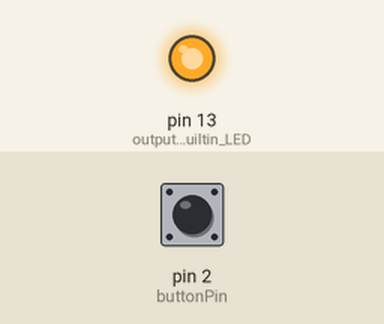
Simulated run of this sketch. Board: Arduino Uno, built with avr-gcc and run on an emulated ATmega328P. Shown: output pins drawn as LEDs (lit = HIGH). Inputs (shaded band) come from the test bench; at power-on: pin 2 (buttonPin) LOW. What the sketch prints to the serial monitor is not drawn.

Above: at 0.1 s.
At 1.2 s:
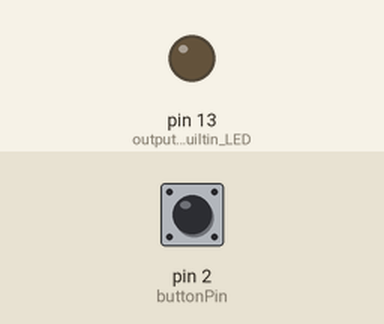
1.3 s: pin 2 (buttonPin) pulled HIGH for 0.15 s
2.9 s: pin 2 (buttonPin) pulled HIGH for 1 s
Timing chart, 0 to 5.9 s (numbered marks = the images above; inputs shaded):
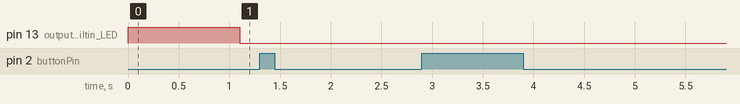

The sketch:

BTJS_Arduino_Unity_Single_Byte.ino
```cpp
 ////////////////////////////////////////////////////////////////////////
//    BTJS Arduino Unity Example                                      //
//    Kaho Abe 3/3/2018                                               //
////////////////////////////////////////////////////////////////////////
//    -- push button at pin 2 similar to the Arduino BUTTON example   //
//    -- LED attached to pin 13, or use the builtin LED               //
////////////////////////////////////////////////////////////////////////


///////////////////////// THE VARIABLES ///////////////////////////////
//button variables
const int buttonPin = 2;     // the number of the pushbutton pin
int buttonState = 0;         // variable for reading the pushbutton status

//LED variables
int ledMsg;                 //where the
int duration = 1000;        //duration of the timer that turns off LED after a certain time
long startTime;             //where the start time of the timer will be stored
long currentTime;           //where the current time is stored
boolean yellow = false;


///////////////////////// THE SETUP ///////////////////////////////
// the setup function runs once in the beginning ok
void setup() {
  pinMode(LED_BUILTIN, OUTPUT); //output at builtin LED, or pin 13
  Serial.begin(115200);       //begins serial communication at baud rate 9600
}


/////////////////////// THE LOOP ///////////////////////////////
// the loop function runs over and over again forever, ever, ever....
void loop() {
  read();
  send();
  delay(100);               //important to not overwhelm unity
}


//////////////////////// THE FUNCTIONS ///////////////////////////////
void read(){
  if (Serial.available()) { //If anything comes in Serial
    ledMsg = Serial.read(); //read it and save in ledMsg
    if (ledMsg ==255) {     //if the message received is 255
        if (yellow == false) {
 digitalWrite(LED_BUILTIN, HIGH); //turn on the LED
        yellow = true;
        }
        else{

 digitalWrite(LED_BUILTIN, LOW); //turn on the LED
        yellow=false;
        }

      startTime = millis(); //start the timer
    }
  }
  checkTime();              //check the timer
}

void send(){
  pushButton();
}


void pushButton(){
//checks if button is pressed
  buttonState = digitalRead(buttonPin); //reads buttonPin
  //if button is pressed
  if (buttonState == HIGH) { //when button is being pressed
    Serial.write(1);          //writes in serial communications 1
  }
}


void checkTime() {            //function that checks timer
  currentTime = millis();     //finds what time it is
  // Serial.println(currentTime-startTime); //FOR DEBUG
  if ((currentTime-startTime)<duration) {   //if it hasn't reached the end of the timer duration
    digitalWrite(LED_BUILTIN,HIGH); //turn the LED on
  }
  else {                    //otherwise turn LED off
    digitalWrite(LED_BUILTIN, LOW);
  }
}
```

Measured:
- after the input at 1.3 s, every drawn part: stays the same
- after the input at 2.9 s, every drawn part: stays the same
